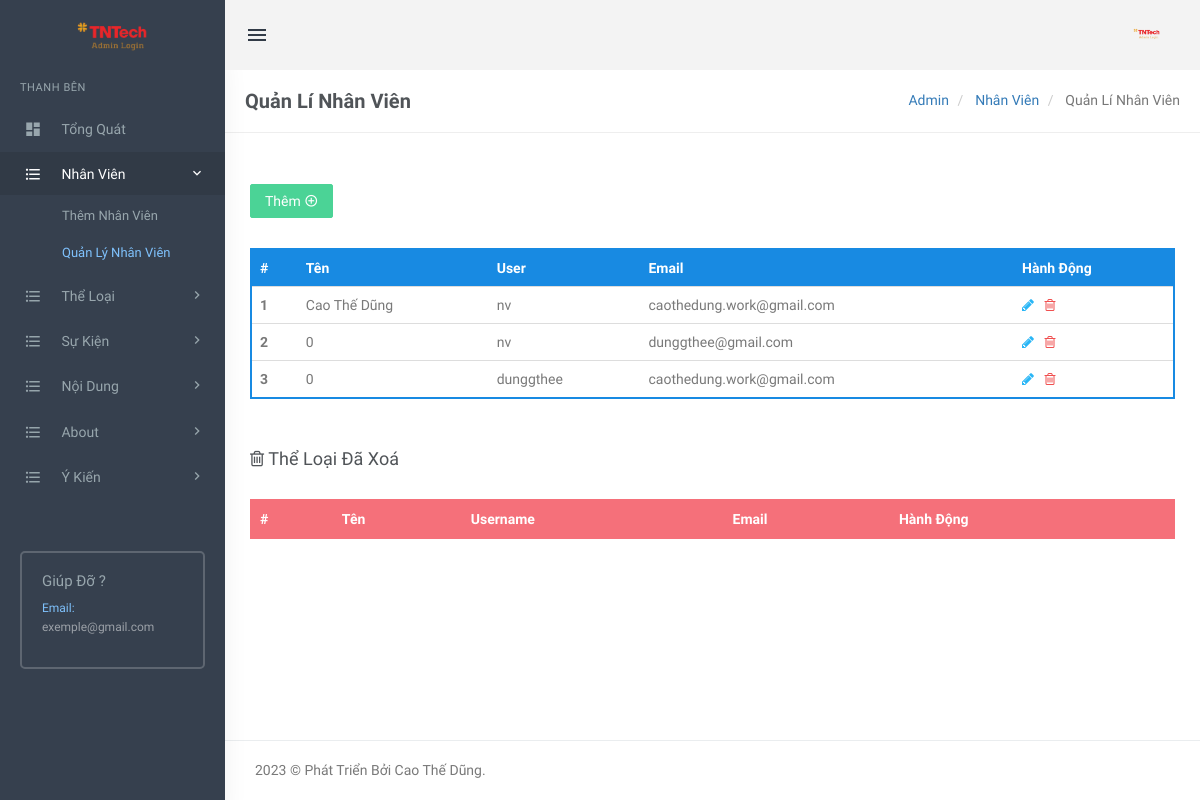
Screenshot of /sukien1/admin/manage-nv.php (signed in) with the database file from the repository.
### tables this page shows
CREATE TABLE `tblnv` (
  `id` int(11) NOT NULL,
  `NvUserName` varchar(255) NOT NULL,
  `NvPassword` varchar(255) NOT NULL,
  `NvEmailId` varchar(255) NOT NULL,
  `Is_Active` int(11) NOT NULL,
  `SendEmail` tinyint(4) NOT NULL,
  `NvName` varchar(255) NOT NULL
);

### sukien1/admin/manage-nv.php (the view, shortened to what this page needs)
<?php
include('includes/config.php');
if(strlen($_SESSION['login'])==0)
  {
header('location:index.php');
}
else{
?>
<!DOCTYPE html>
<html lang="en">
    <head>
        <link href="assets/css/bootstrap.min.css" rel="stylesheet" type="text/css" />
        <link href="assets/css/core.css" rel="stylesheet" type="text/css" />
        <link href="assets/css/components.css" rel="stylesheet" type="text/css" />
        <link href="assets/css/icons.css" rel="stylesheet" type="text/css" />
        <link href="assets/css/pages.css" rel="stylesheet" type="text/css" />
        <link href="assets/css/menu.css" rel="stylesheet" type="text/css" />
        <link href="assets/css/responsive.css" rel="stylesheet" type="text/css" />
		<link rel="stylesheet" href="../plugins/switchery/switchery.min.css">
    </head>
    <body class="fixed-left">
        <div id="wrapper">
<?php include('includes/topheader.php');?>
<?php include('includes/leftsidebar.php');?>
            <div class="content-page">
                <div class="content">
                    <div class="container">
                        <div class="row">
							<div class="col-xs-12">
								<div class="page-title-box">
                                    <h4 class="page-title">Quản Lí Nhân Viên</h4>
                                    <ol class="breadcrumb p-0 m-0">
                                        <li>
                                            <a href="#">Admin</a>
                                        </li>
                                        <li>
                                            <a href="#">Nhân Viên  </a>
                                        </li>
                                        <li class="active">
                                           Quản Lí Nhân Viên
                                        </li>
                                    </ol>
                                    <div class="clearfix"></div>
                                </div>
							</div>
						</div>
<div class="row">
<div class="col-sm-6">
</div>
                                    <div class="row">
										<div class="col-md-12">
											<div class="demo-box m-t-20">
<div class="m-b-30">
<a href="add-nv.php">
<button id="addToTable" class="btn btn-success waves-effect waves-light">Thêm <i class="mdi mdi-plus-circle-outline" ></i></button>
</a>
 </div>
												<div class="table-responsive">
                                                    <table class="table m-0 table-colored-bordered table-bordered-primary">
                                                        <thead>
                                                            <tr>
                                                                <th>#</th>
                                                                <th> Tên</th>
                                                                <th> User</th>
                                                                <th>Email </th>
                                                                <th>Hành Động</th>
                                                            </tr>
                                                        </thead>
                                                        <tbody>
<?php
$query=mysqli_query($con,"Select id,NvUsername,NvEmailId , NvName from  tblnv where Is_Active=1");
$cnt=1;
while($row=mysqli_fetch_array($query))
{
?>
 <tr>
<th scope="row"><?php echo htmlentities($cnt);?></th>
<td><?php echo htmlentities($row['NvName']);?></td>
<td><?php echo htmlentities($row['NvUsername']);?></td>
<td><?php echo htmlentities($row['NvEmailId']);?></td>
<td><a href="edit-nv.php?cid=<?php echo htmlentities($row['id']);?>"><i class="fa fa-pencil" style="color: #29b6f6;"></i></a>
	&nbsp;<a href="manage-nv.php?rid=<?php echo htmlentities($row['id']);?>&&action=del"> <i class="fa fa-trash-o" style="color: #f05050"></i></a> </td>
</tr>
<?php
$cnt++;
 } ?>
</tbody>
                                                    </table>
                                                </div>
											</div>
										</div>
									</div>
<div class="row">
<div class="col-md-12">
<div class="demo-box m-t-20">
<div class="m-b-30">
 <h4><i class="fa fa-trash-o" ></i> Thể Loại Đã Xoá</h4>
 </div>
<div class="table-responsive">
<table class="table m-0 table-colored-bordered table-bordered-danger">
                                                        <thead>
                                                            <tr>
                                                                <th>#</th>
                                                                <th>Tên</th>
                                                                <th>Username</th>
                                                                <th>Email</th>
                                                                <th>Hành Động</th>
                                                            </tr>
                                                        </thead>
                                                    </table>
                                                </div>
											</div>
										</div>
									</div>
                    </div>
                </div>
<?php include('includes/footer.php');?>
            </div>
        </div>
    </body>
</html>
<?php } ?>

### sukien1/admin/assets/css/core.css (style rules this page uses)
body { font-family: 'Varela Round', sans-serif; margin: 0; padding-bottom: 60px; overflow-x: hidden; color: #797979; }
html { position: relative; min-height: 100%; }
.h1, .h2, .h3, .h4, .h5, .h6, h1, h2, h3, h4, h5, h6 { color: #505458; font-family: 'Hind Madurai', sans-serif; margin: 10px 0; }
* { outline: none !important; }
.container { width: auto; }
#wrapper { height: 100%; overflow: hidden; width: 100%; }
.p-0 { padding: 0 !important; }
.m-0 { margin: 0 !important; }
.m-t-20 { margin-top: 20px !important; }
.m-b-30 { margin-bottom: 30px !important; }
.row { margin-right: -10px; margin-left: -10px; }
.col-lg-1, .col-lg-10, .col-lg-11, .col-lg-12, .col-lg-2, .col-lg-3, .col-lg-4, .col-lg-5, .col-lg-6, .col-lg-7, .col-lg-8, .col-lg-9, .col-md-1, .col-md-10, .col-md-11, .col-md-12, .col-md-2, .col-md-3, .col-md-4, .col-md-5, .col-md-6, .col-md-7, .col-md-8, .col-md-9, .col-sm-1, .col-sm-10, .col-sm-11, .col-sm-12, .col-sm-2, .col-sm-3, .col-sm-4, .col-sm-5, .col-sm-6, .col-sm-7, .col-sm-8, .col-sm-9, .col-xs-1, .col-xs-10, .col-xs-11, .col-xs-12, .col-xs-2, .col-xs-3, .col-xs-4, .col-xs-5, .col-xs-6, .col-xs-7, .col-xs-8, .col-xs-9 { padding-left: 10px; padding-right: 10px; }
.breadcrumb { background-color: transparent; margin-bottom: 15px; padding-top: 10px; padding-left: 0; }
.waves-effect { position: relative; cursor: pointer; display: inline-block; overflow: hidden; -webkit-user-select: none; -moz-user-select: none; -ms-user-select: none; user-select: none; -webkit-tap-highlight-color: transparent; vertical-align: middle; z-index: 1; will-change: opacity, transform; -webkit-transition: all 0.3s ease-out; -moz-transition: all 0.3s ease-out; -o-transition: all 0.3s ease-out; -ms-transition: all 0.3s ease-out; transition: all 0.3s ease-out; }
.demo-box { padding: 10px 15px; }

### sukien1/admin/assets/css/menu.css (style rules this page uses)
.content-page { margin-left: 225px; overflow: hidden; }
.content-page .content { padding: 0 5px 10px 5px; margin-top: 70px; }
.page-title { font-size: 20px; margin-bottom: 0; margin-top: 0; font-weight: 600; }
.page-title-box { padding: 20px; border-bottom: 1px solid #eee; margin: 0 -20px 20px -20px; }
.page-title-box .page-title { margin-bottom: 0; float: left; }
.page-title-box .breadcrumb { float: right; background-color: transparent !important; }

### rows the page displays
tblnv: NvName "Cao Thế Dũng", NvUserName "nv", NvEmailId "caothedung.work@gmail.com"
tblnv: NvName "0", NvUserName "nv", NvEmailId "dunggthee@gmail.com"
tblnv: NvName "0", NvUserName "dunggthee", NvEmailId "caothedung.work@gmail.com"
